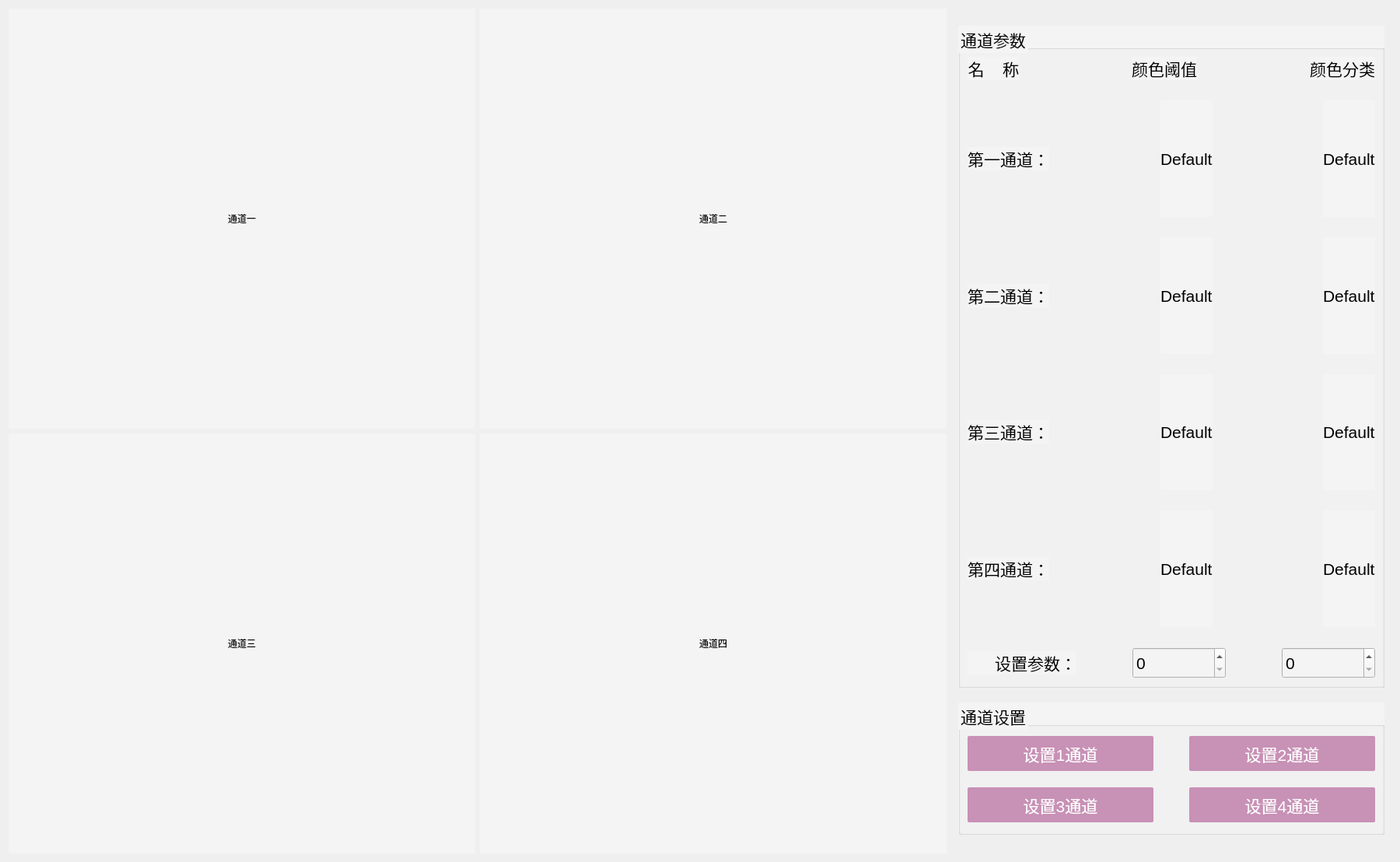
    <widget class="QWidget" name="channel_tab" native="true">
     <property name="geometry">
      <rect>
       <x>50</x>
       <y>0</y>
       <width>1800</width>
       <height>1080</height>
      </rect>
     </property>
     <layout class="QGridLayout" name="gridLayout">
      <item row="1" column="0">
       <widget class="QLabel" name="td_display_3">
        <property name="minimumSize">
         <size>
          <width>600</width>
          <height>540</height>
         </size>
        </property>
        <property name="maximumSize">
         <size>
          <width>600</width>
          <height>540</height>
         </size>
        </property>
        <property name="layoutDirection">
         <enum>Qt::LeftToRight</enum>
        </property>
        <property name="styleSheet">
         <string notr="true">background-color: rgb(244, 244, 244);
border-color: rgb(2, 2, 2);
font: 16pt &quot;黑体&quot;;</string>
        </property>
        <property name="text">
         <string>通道三</string>
        </property>
        <property name="alignment">
         <set>Qt::AlignCenter</set>
        </property>
       </widget>
      </item>
      <item row="1" column="1">
       <widget class="QLabel" name="td_display_4">
        <property name="minimumSize">
         <size>
          <width>600</width>
          <height>540</height>
         </size>
        </property>
        <property name="maximumSize">
         <size>
          <width>600</width>
          <height>540</height>
         </size>
        </property>
        <property name="layoutDirection">
         <enum>Qt::LeftToRight</enum>
        </property>
        <property name="styleSheet">
         <string notr="true">background-color: rgb(244, 244, 244);
border-color: rgb(2, 2, 2);
font: 16pt &quot;黑体&quot;;</string>
        </property>
        <property name="text">
         <string>通道四</string>
        </property>
        <property name="alignment">
         <set>Qt::AlignCenter</set>
        </property>
       </widget>
      </item>
      <item row="0" column="2" rowspan="2">
       <widget class="QWidget" name="channel" native="true">
        <layout class="QVBoxLayout" name="verticalLayout_16">
         <item>
          <widget class="QGroupBox" name="det_Box_3">
           <property name="maximumSize">
            <size>
             <width>600</width>
             <height>851</height>
            </size>
           </property>
           <property name="styleSheet">
            <string notr="true">font-family: &quot;黑体&quot;;
background-color: rgb(244, 244, 244);
font-size: 16pt;
height:50;
width:150;</string>
           </property>
           <property name="title">
            <string>通道参数</string>
           </property>
           <layout class="QVBoxLayout" name="verticalLayout_11">
            <item>
             <layout class="QHBoxLayout" name="horizontalLayout_28">
              <item>
               <widget class="QLabel" name="label_25">
                <property name="minimumSize">
                 <size>
                  <width>0</width>
                  <height>30</height>
                 </size>
                </property>
                <property name="maximumSize">
                 <size>
                  <width>16777215</width>
                  <height>30</height>
                 </size>
                </property>
                <property name="styleSheet">
                 <string notr="true">font-family: &quot;黑体&quot;;
font-size: 16pt;
height:50;
width:150;</string>
                </property>
                <property name="text">
                 <string>名    称</string>
                </property>
                <property name="alignment">
                 <set>Qt::AlignRight|Qt::AlignTrailing|Qt::AlignVCenter</set>
                </property>
               </widget>
              </item>
              <item>
               <spacer name="horizontalSpacer_47">
                <property name="orientation">
                 <enum>Qt::Horizontal</enum>
                </property>
                <property name="sizeHint" stdset="0">
                 <size>
                  <width>40</width>
                  <height>20</height>
                 </size>
                </property>
               </spacer>
              </item>
              <item>
               <widget class="QLabel" name="label_26">
                <property name="minimumSize">
                 <size>
                  <width>0</width>
                  <height>30</height>
                 </size>
                </property>
                <property name="maximumSize">
                 <size>
                  <width>16777215</width>
                  <height>30</height>
                 </size>
                </property>
                <property name="styleSheet">
                 <string notr="true">font-family: &quot;黑体&quot;;
font-size: 16pt;
height:50;
width:150;</string>
                </property>
                <property name="text">
                 <string>颜色阈值</string>
                </property>
                <property name="alignment">
                 <set>Qt::AlignRight|Qt::AlignTrailing|Qt::AlignVCenter</set>
                </property>
               </widget>
              </item>
              <item>
               <spacer name="horizontalSpacer_48">
                <property name="orientation">
                 <enum>Qt::Horizontal</enum>
                </property>
                <property name="sizeHint" stdset="0">
                 <size>
                  <width>40</width>
                  <height>20</height>
                 </size>
                </property>
               </spacer>
              </item>
              <item>
               <widget class="QLabel" name="label_27">
                <property name="minimumSize">
                 <size>
                  <width>0</width>
                  <height>30</height>
                 </size>
                </property>
                <property name="maximumSize">
                 <size>
                  <width>16777215</width>
                  <height>30</height>
                 </size>
                </property>
                <property name="styleSheet">
                 <string notr="true">font-family: &quot;黑体&quot;;
font-size: 16pt;
height:50;
width:150;</string>
                </property>
                <property name="text">
                 <string>颜色分类</string>
                </property>
                <property name="alignment">
                 <set>Qt::AlignRight|Qt::AlignTrailing|Qt::AlignVCenter</set>
                </property>
               </widget>
              </item>
             </layout>
            </item>
            <item>
             <spacer name="verticalSpacer_25">
              <property name="orientation">
               <enum>Qt::Vertical</enum>
              </property>
              <property name="sizeType">
               <enum>QSizePolicy::Fixed</enum>
              </property>
              <property name="sizeHint" stdset="0">
               <size>
                <width>20</width>
                <height>20</height>
               </size>
              </property>
             </spacer>
            </item>
            <item>
             <layout class="QHBoxLayout" name="horizontalLayout_33">
              <item>
               <widget class="QLabel" name="label_29">
                <property name="minimumSize">
                 <size>
                  <width>0</width>
                  <height>30</height>
                 </size>
                </property>
                <property name="maximumSize">
                 <size>
                  <width>16777215</width>
                  <height>30</height>
                 </size>
                </property>
                <property name="styleSheet">
                 <string notr="true">font-family: &quot;黑体&quot;;
font-size: 16pt;
height:50;
width:150;</string>
                </property>
                <property name="text">
                 <string>第一通道：</string>
                </property>
                <property name="alignment">
                 <set>Qt::AlignRight|Qt::AlignTrailing|Qt::AlignVCenter</set>
                </property>
               </widget>
              </item>
              <item>
               <spacer name="horizontalSpacer_56">
                <property name="orientation">
                 <enum>Qt::Horizontal</enum>
                </property>
                <property name="sizeHint" stdset="0">
                 <size>
                  <width>40</width>
                  <height>20</height>
                 </size>
                </property>
               </spacer>
              </item>
              <item>
               <widget class="QLabel" name="td1_yz">
                <property name="styleSheet">
                 <string notr="true">font-family: &quot;黑体&quot;;
font-size: 16pt;
height:50;
width:150;</string>
                </property>
                <property name="text">
                 <string>Default</string>
                </property>
               </widget>
              </item>
              <item>
               <spacer name="horizontalSpacer_57">
                <property name="orientation">
                 <enum>Qt::Horizontal</enum>
                </property>
                <property name="sizeType">
                 <enum>QSizePolicy::Expanding</enum>
                </property>
                <property name="sizeHint" stdset="0">
                 <size>
                  <width>40</width>
                  <height>20</height>
                 </size>
                </property>
               </spacer>
              </item>
              <item>
               <widget class="QLabel" name="td1_ys">
                <property name="styleSheet">
                 <string notr="true">font-family: &quot;黑体&quot;;
font-size: 16pt;
height:50;
width:150;</string>
                </property>
                <property name="text">
                 <string>Default</string>
                </property>
               </widget>
              </item>
             </layout>
            </item>
            <item>
             <spacer name="verticalSpacer_24">
              <property name="orientation">
               <enum>Qt::Vertical</enum>
              </property>
              <property name="sizeType">
               <enum>QSizePolicy::Fixed</enum>
              </property>
              <property name="sizeHint" stdset="0">
               <size>
                <width>20</width>
                <height>20</height>
               </size>
              </property>
             </spacer>
            </item>
            <item>
             <layout class="QHBoxLayout" name="horizontalLayout_35">
              <item>
               <widget class="QLabel" name="label_31">
                <property name="minimumSize">
                 <size>
                  <width>0</width>
                  <height>30</height>
                 </size>
                </property>
                <property name="maximumSize">
                 <size>
                  <width>16777215</width>
                  <height>30</height>
                 </size>
                </property>
                <property name="styleSheet">
                 <string notr="true">font-family: &quot;黑体&quot;;
font-size: 16pt;
height:50;
width:150;</string>
                </property>
                <property name="text">
                 <string>第二通道：</string>
                </property>
                <property name="alignment">
                 <set>Qt::AlignRight|Qt::AlignTrailing|Qt::AlignVCenter</set>
                </property>
               </widget>
              </item>
              <item>
               <spacer name="horizontalSpacer_62">
                <property name="orientation">
                 <enum>Qt::Horizontal</enum>
                </property>
                <property name="sizeHint" stdset="0">
                 <size>
                  <width>40</width>
                  <height>20</height>
                 </size>
                </property>
               </spacer>
              </item>
              <item>
               <widget class="QLabel" name="td2_yz">
                <property name="styleSheet">
                 <string notr="true">font-family: &quot;黑体&quot;;
font-size: 16pt;
height:50;
width:150;</string>
                </property>
                <property name="text">
                 <string>Default</string>
                </property>
               </widget>
              </item>
              <item>
               <spacer name="horizontalSpacer_63">
                <property name="orientation">
                 <enum>Qt::Horizontal</enum>
                </property>
                <property name="sizeHint" stdset="0">
                 <size>
                  <width>40</width>
                  <height>20</height>
                 </size>
                </property>
               </spacer>
              </item>
              <item>
               <widget class="QLabel" name="td2_ys">
                <property name="styleSheet">
                 <string notr="true">font-family: &quot;黑体&quot;;
font-size: 16pt;
height:50;
width:150;</string>
                </property>
                <property name="text">
                 <string>Default</string>
                </property>
               </widget>
              </item>
             </layout>
            </item>
            <item>
             <spacer name="verticalSpacer_22">
              <property name="orientation">
               <enum>Qt::Vertical</enum>
              </property>
              <property name="sizeType">
               <enum>QSizePolicy::Fixed</enum>
              </property>
              <property name="sizeHint" stdset="0">
               <size>
                <width>20</width>
                <height>20</height>
               </size>
              </property>
             </spacer>
            </item>
            <item>
             <layout class="QHBoxLayout" name="horizontalLayout_34">
              <item>
               <widget class="QLabel" name="label_30">
                <property name="minimumSize">
                 <size>
                  <width>0</width>
                  <height>30</height>
                 </size>
                </property>
                <property name="maximumSize">
                 <size>
                  <width>16777215</width>
                  <height>30</height>
                 </size>
                </property>
                <property name="styleSheet">
                 <string notr="true">font-family: &quot;黑体&quot;;
font-size: 16pt;
height:50;
width:150;</string>
                </property>
                <property name="text">
                 <string>第三通道：</string>
                </property>
                <property name="alignment">
                 <set>Qt::AlignRight|Qt::AlignTrailing|Qt::AlignVCenter</set>
                </property>
               </widget>
              </item>
              <item>
               <spacer name="horizontalSpacer_59">
                <property name="orientation">
                 <enum>Qt::Horizontal</enum>
                </property>
                <property name="sizeHint" stdset="0">
                 <size>
                  <width>40</width>
                  <height>20</height>
                 </size>
                </property>
               </spacer>
              </item>
              <item>
               <widget class="QLabel" name="td3_yz">
                <property name="styleSheet">
                 <string notr="true">font-family: &quot;黑体&quot;;
font-size: 16pt;
height:50;
width:150;</string>
                </property>
                <property name="text">
                 <string>Default</string>
                </property>
               </widget>
              </item>
              <item>
               <spacer name="horizontalSpacer_60">
                <property name="orientation">
                 <enum>Qt::Horizontal</enum>
                </property>
                <property name="sizeHint" stdset="0">
                 <size>
                  <width>40</width>
                  <height>20</height>
                 </size>
                </property>
               </spacer>
              </item>
              <item>
               <widget class="QLabel" name="td3_ys">
                <property name="styleSheet">
                 <string notr="true">font-family: &quot;黑体&quot;;
font-size: 16pt;
height:50;
width:150;</string>
                </property>
                <property name="text">
                 <string>Default</string>
                </property>
               </widget>
              </item>
             </layout>
            </item>
            <item>
             <spacer name="verticalSpacer_21">
              <property name="orientation">
               <enum>Qt::Vertical</enum>
              </property>
              <property name="sizeType">
               <enum>QSizePolicy::Fixed</enum>
              </property>
              <property name="sizeHint" stdset="0">
               <size>
                <width>20</width>
                <height>20</height>
               </size>
              </property>
             </spacer>
            </item>
            <item>
             <layout class="QHBoxLayout" name="horizontalLayout_29">
              <item>
               <widget class="QLabel" name="label_18">
                <property name="minimumSize">
                 <size>
                  <width>0</width>
                  <height>30</height>
                 </size>
                </property>
                <property name="maximumSize">
                 <size>
                  <width>16777215</width>
                  <height>30</height>
                 </size>
                </property>
                <property name="styleSheet">
                 <string notr="true">font-family: &quot;黑体&quot;;
font-size: 16pt;
height:50;
width:150;</string>
                </property>
                <property name="text">
                 <string>第四通道：</string>
                </property>
                <property name="alignment">
                 <set>Qt::AlignRight|Qt::AlignTrailing|Qt::AlignVCenter</set>
                </property>
               </widget>
              </item>
              <item>
               <spacer name="horizontalSpacer_50">
                <property name="orientation">
                 <enum>Qt::Horizontal</enum>
                </property>
                <property name="sizeHint" stdset="0">
                 <size>
                  <width>40</width>
                  <height>20</height>
                 </size>
                </property>
               </spacer>
              </item>
              <item>
               <widget class="QLabel" name="td4_yz">
                <property name="styleSheet">
                 <string notr="true">font-family: &quot;黑体&quot;;
font-size: 16pt;
height:50;
width:150;</string>
                </property>
                <property name="text">
                 <string>Default</string>
                </property>
               </widget>
              </item>
              <item>
               <spacer name="horizontalSpacer_51">
                <property name="orientation">
                 <enum>Qt::Horizontal</enum>
                </property>
                <property name="sizeHint" stdset="0">
                 <size>
                  <width>40</width>
                  <height>20</height>
                 </size>
                </property>
               </spacer>
              </item>
              <item>
               <widget class="QLabel" name="td4_ys">
                <property name="styleSheet">
                 <string notr="true">font-family: &quot;黑体&quot;;
font-size: 16pt;
height:50;
width:150;</string>
                </property>
                <property name="text">
                 <string>Default</string>
                </property>
               </widget>
              </item>
             </layout>
            </item>
            <item>
             <spacer name="verticalSpacer_12">
              <property name="orientation">
               <enum>Qt::Vertical</enum>
              </property>
              <property name="sizeType">
               <enum>QSizePolicy::Fixed</enum>
              </property>
              <property name="sizeHint" stdset="0">
               <size>
                <width>20</width>
                <height>20</height>
               </size>
              </property>
             </spacer>
            </item>
            <item>
             <layout class="QHBoxLayout" name="horizontalLayout_30">
              <item>
               <widget class="QLabel" name="label_28">
                <property name="minimumSize">
                 <size>
                  <width>140</width>
                  <height>30</height>
                 </size>
                </property>
                <property name="maximumSize">
                 <size>
                  <width>16777215</width>
                  <height>30</height>
                 </size>
                </property>
                <property name="styleSheet">
                 <string notr="true">font-family: &quot;黑体&quot;;
font-size: 16pt;
height:50;
width:150;</string>
                </property>
                <property name="text">
                 <string> 设置参数：</string>
                </property>
                <property name="alignment">
                 <set>Qt::AlignRight|Qt::AlignTrailing|Qt::AlignVCenter</set>
                </property>
               </widget>
              </item>
              <item>
               <spacer name="horizontalSpacer_53">
                <property name="orientation">
                 <enum>Qt::Horizontal</enum>
                </property>
                <property name="sizeHint" stdset="0">
                 <size>
                  <width>40</width>
                  <height>20</height>
                 </size>
                </property>
               </spacer>
              </item>
              <item>
               <widget class="QSpinBox" name="ysyz_2">
                <property name="minimumSize">
                 <size>
                  <width>98</width>
                  <height>0</height>
                 </size>
                </property>
                <property name="maximumSize">
                 <size>
                  <width>120</width>
                  <height>40</height>
                 </size>
                </property>
                <property name="maximum">
                 <number>255</number>
                </property>
               </widget>
              </item>
              <item>
               <spacer name="horizontalSpacer_54">
                <property name="orientation">
                 <enum>Qt::Horizontal</enum>
                </property>
                <property name="sizeHint" stdset="0">
                 <size>
                  <width>40</width>
                  <height>20</height>
                 </size>
                </property>
               </spacer>
              </item>
              <item>
               <widget class="QSpinBox" name="ysxz_2">
                <property name="minimumSize">
                 <size>
                  <width>98</width>
                  <height>0</height>
                 </size>
                </property>
                <property name="maximumSize">
                 <size>
                  <width>120</width>
                  <height>40</height>
                 </size>
                </property>
                <property name="maximum">
                 <number>2</number>
                </property>
               </widget>
              </item>
             </layout>
            </item>
           </layout>
          </widget>
         </item>
         <item>
          <widget class="QGroupBox" name="det_Box_4">
           <property name="minimumSize">
            <size>
             <width>430</width>
             <height>170</height>
            </size>
           </property>
           <property name="maximumSize">
            <size>
             <width>600</width>
             <height>170</height>
            </size>
           </property>
           <property name="styleSheet">
            <string notr="true">font-family: &quot;黑体&quot;;
background-color: rgb(244, 244, 244);
font-size: 16pt;
height:50;
width:150;</string>
           </property>
           <property name="title">
            <string>通道设置</string>
           </property>
           <layout class="QVBoxLayout" name="verticalLayout_8" stretch="0,0,0">
            <item>
             <layout class="QHBoxLayout" name="horizontalLayout_31">
              <item>
               <widget class="QPushButton" name="set_para_td1">
                <property name="minimumSize">
                 <size>
                  <width>0</width>
                  <height>45</height>
                 </size>
                </property>
                <property name="maximumSize">
                 <size>
                  <width>16777215</width>
                  <height>45</height>
                 </size>
                </property>
                <property name="contextMenuPolicy">
                 <enum>Qt::DefaultContextMenu</enum>
                </property>
                <property name="styleSheet">
                 <string notr="true">QPushButton{
    font-family: &quot;黑体&quot;;
    font-size: 16pt;
	height:50;
	width:150;
    color: rgb(255, 255, 255);
    background:rgb(200, 145, 182);
    border-color: rgb(99, 145, 182);
    border-radius: 2px;
    border: 2px;
}

QPushButton:hover{background:rgb(200, 120, 150);}


QPushButton:pressed{background:rgb(200, 125, 155);}</string>
                </property>
                <property name="text">
                 <string>设置1通道</string>
                </property>
               </widget>
              </item>
              <item>
               <spacer name="horizontalSpacer_65">
                <property name="orientation">
                 <enum>Qt::Horizontal</enum>
                </property>
                <property name="sizeType">
                 <enum>QSizePolicy::Fixed</enum>
                </property>
                <property name="sizeHint" stdset="0">
                 <size>
                  <width>40</width>
                  <height>20</height>
                 </size>
                </property>
               </spacer>
              </item>
              <item>
               <widget class="QPushButton" name="set_para_td2">
                <property name="minimumSize">
                 <size>
                  <width>0</width>
                  <height>45</height>
                 </size>
                </property>
                <property name="maximumSize">
                 <size>
                  <width>16777215</width>
                  <height>45</height>
                 </size>
                </property>
                <property name="contextMenuPolicy">
                 <enum>Qt::DefaultContextMenu</enum>
                </property>
                <property name="styleSheet">
                 <string notr="true">QPushButton{
    font-family: &quot;黑体&quot;;
    font-size: 16pt;
	height:50;
	width:150;
    color: rgb(255, 255, 255);
    background:rgb(200, 145, 182);
    border-color: rgb(99, 145, 182);
    border-radius: 2px;
    border: 2px;
}

QPushButton:hover{background:rgb(200, 120, 150);}


QPushButton:pressed{background:rgb(200, 125, 155);}</string>
                </property>
                <property name="text">
                 <string>设置2通道</string>
                </property>
               </widget>
              </item>
             </layout>
            </item>
            <item>
             <spacer name="verticalSpacer_16">
              <property name="orientation">
               <enum>Qt::Vertical</enum>
              </property>
              <property name="sizeType">
               <enum>QSizePolicy::Fixed</enum>
              </property>
              <property name="sizeHint" stdset="0">
               <size>
                <width>20</width>
                <height>12</height>
               </size>
              </property>
             </spacer>
            </item>
            <item>
             <layout class="QHBoxLayout" name="horizontalLayout_32">
              <item>
               <widget class="QPushButton" name="set_para_td3">
                <property name="minimumSize">
                 <size>
                  <width>0</width>
                  <height>45</height>
                 </size>
                </property>
                <property name="maximumSize">
                 <size>
                  <width>16777215</width>
                  <height>45</height>
                 </size>
                </property>
                <property name="contextMenuPolicy">
                 <enum>Qt::DefaultContextMenu</enum>
                </property>
                <property name="styleSheet">
                 <string notr="true">QPushButton{
    font-family: &quot;黑体&quot;;
    font-size: 16pt;
	height:50;
	width:150;
    color: rgb(255, 255, 255);
    background:rgb(200, 145, 182);
    border-color: rgb(99, 145, 182);
    border-radius: 2px;
    border: 2px;
}

QPushButton:hover{background:rgb(200, 120, 150);}


QPushButton:pressed{background:rgb(200, 125, 155);}</string>
                </property>
                <property name="text">
                 <string>设置3通道</string>
                </property>
               </widget>
              </item>
              <item>
               <spacer name="horizontalSpacer_66">
                <property name="orientation">
                 <enum>Qt::Horizontal</enum>
                </property>
                <property name="sizeType">
                 <enum>QSizePolicy::Fixed</enum>
                </property>
                <property name="sizeHint" stdset="0">
                 <size>
                  <width>40</width>
                  <height>20</height>
                 </size>
                </property>
               </spacer>
              </item>
              <item>
               <widget class="QPushButton" name="set_para_td4">
                <property name="minimumSize">
                 <size>
                  <width>0</width>
                  <height>45</height>
                 </size>
                </property>
                <property name="maximumSize">
                 <size>
                  <width>16777215</width>
                  <height>45</height>
                 </size>
                </property>
                <property name="contextMenuPolicy">
                 <enum>Qt::DefaultContextMenu</enum>
                </property>
                <property name="styleSheet">
                 <string notr="true">QPushButton{
    font-family: &quot;黑体&quot;;
    font-size: 16pt;
	height:50;
	width:150;
    color: rgb(255, 255, 255);
    background:rgb(200, 145, 182);
    border-color: rgb(99, 145, 182);
    border-radius: 2px;
    border: 2px;
}

QPushButton:hover{background:rgb(200, 120, 150);}


QPushButton:pressed{background:rgb(200, 125, 155);}</string>
                </property>
                <property name="text">
                 <string>设置4通道</string>
                </property>
               </widget>
              </item>
             </layout>
            </item>
           </layout>
          </widget>
         </item>
        </layout>
       </widget>
      </item>
      <item row="0" column="1">
       <widget class="QLabel" name="td_display_2">
        <property name="minimumSize">
         <size>
          <width>600</width>
          <height>540</height>
         </size>
        </property>
        <property name="maximumSize">
         <size>
          <width>600</width>
          <height>540</height>
         </size>
        </property>
        <property name="layoutDirection">
         <enum>Qt::LeftToRight</enum>
        </property>
        <property name="styleSheet">
         <string notr="true">background-color: rgb(244, 244, 244);
border-color: rgb(2, 2, 2);
font: 16pt &quot;黑体&quot;;</string>
        </property>
        <property name="text">
         <string>通道二</string>
        </property>
        <property name="alignment">
         <set>Qt::AlignCenter</set>
        </property>
       </widget>
      </item>
      <item row="0" column="0">
       <widget class="QLabel" name="td_display_1">
        <property name="minimumSize">
         <size>
          <width>600</width>
          <height>540</height>
         </size>
        </property>
        <property name="maximumSize">
         <size>
          <width>600</width>
          <height>540</height>
         </size>
        </property>
        <property name="layoutDirection">
         <enum>Qt::LeftToRight</enum>
        </property>
        <property name="styleSheet">
         <string notr="true">background-color: rgb(244, 244, 244);
border-color: rgb(2, 2, 2);
font: 16pt &quot;黑体&quot;;</string>
        </property>
        <property name="text">
         <string>通道一</string>
        </property>
        <property name="alignment">
         <set>Qt::AlignCenter</set>
        </property>
       </widget>
      </item>
     </layout>
    </widget>
